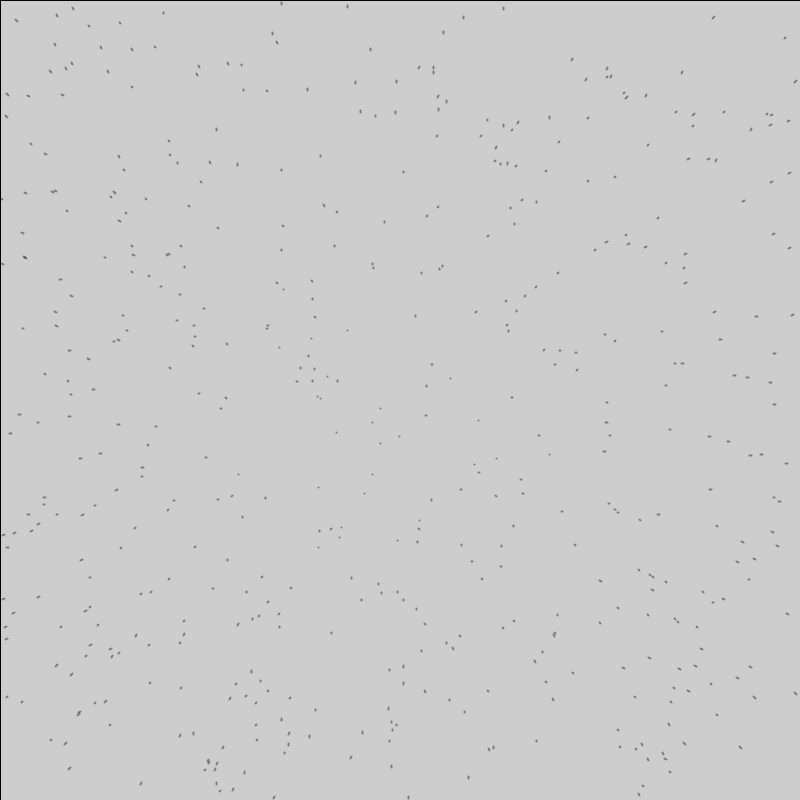
Frame 1 (no input)
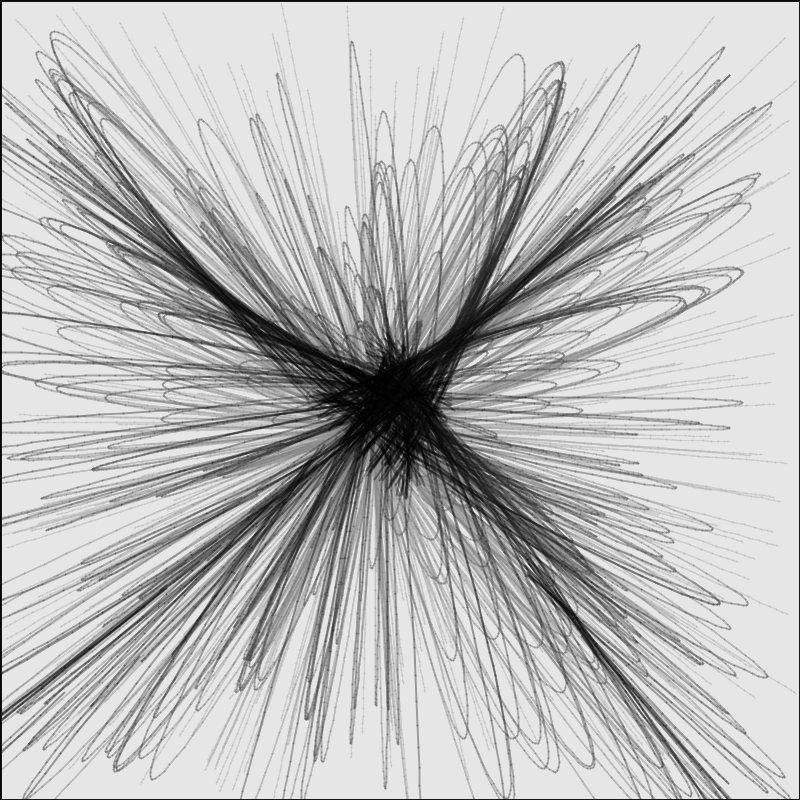
Frame 60 (the mouse pressed at the canvas centre just before this capture)
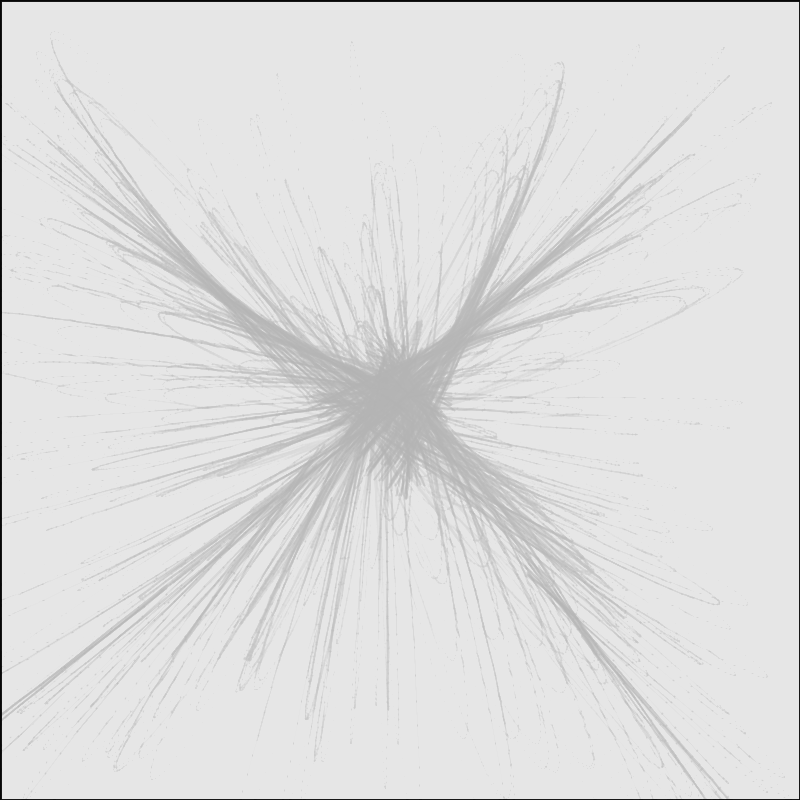
Frame 120 (the mouse held since frame 60 and released just before this capture)

The Processing sketch that drew these frames (run headless with seeded random() and noise(); from frame 60 on, the mouse is pressed at the canvas centre):

// Processing sketch: processing_103168
// ── processing_103168.pde

Mover[] movers = new Mover[500];

float g = 0.4;

void setup() {
  size(800,800);
  smooth();
  for (int i = 0; i < movers.length; i++) {
    movers[i] = new Mover(random(1,1.5),random(width),random(height)); 
  }
}

void draw() {
  //background(255);
  fill(255,5);
  rect(0,0,width,height);
  
  if(mousePressed)
    {
      for(int i=0;i<movers.length;i++)
        {
          PVector force = movers[i].mouse();
          movers[i].applyForce(force);
        }
    }
  else
    {
      for (int i = 0; i < movers.length; i++) {
        for (int j = 0; j < movers.length; j++) {
          if (i != j) {
              PVector force = movers[j].attract(movers[i]);
              movers[i].applyForce(force);
        }
    }}
    for(int i=0;i<movers.length;i++)
        {
          movers[i].update();
    movers[i].display();
          
        }
    
  }

}

class Mover {

  PVector location;
  PVector p_location;
  PVector velocity;
  PVector acceleration;
  float mass;
  

  Mover(float m, float x, float y) {
    mass = m;
    location = new PVector(x, y);
    p_location = new PVector(x, y);
    velocity = new PVector(0, 0);
    acceleration = new PVector(0, 0);
    
  }

  void applyForce(PVector force) {
    PVector f = PVector.div(force, mass);
    acceleration.add(f);
  }

  void update() {
    
    velocity.add(acceleration);
    p_location.set(location);
    location.add(velocity);
    acceleration.mult(0);
  }

  void display() {
    stroke(0,100);
    strokeWeight(2);
    //fill(100, 200);
    line(p_location.x,p_location.y,location.x,location.y);
    //ellipse(location.x, location.y, mass*24, mass*24);
  }

  PVector attract(Mover m) {
    PVector force = PVector.sub(location, m.location);             // Calculate direction of force
    float distance = force.mag();                                 // Distance between objects
    distance = constrain(distance, 5.0, 10.0);                             // Limiting the distance to eliminate "extreme" results for very close or very far objects
    force.normalize();                                            // Normalize vector (distance doesn't matter here, we just want this vector for direction

    float strength = (g * mass * m.mass) / (distance * distance); // Calculate gravitional force magnitude
    force.mult(strength);                                         // Get force vector --> magnitude * direction
    return force;
  }
  
  PVector mouse()
    {
      PVector m=new PVector(mouseX,mouseY);
      PVector force=PVector.sub(location,m);
      float distance=force.mag();
      distance=constrain(distance,5.0,10.0);
      force.normalize();
      
      float strength=(g*mass*mass)/(distance*distance);
      force.mult(strength);
      return force;
    }


}
